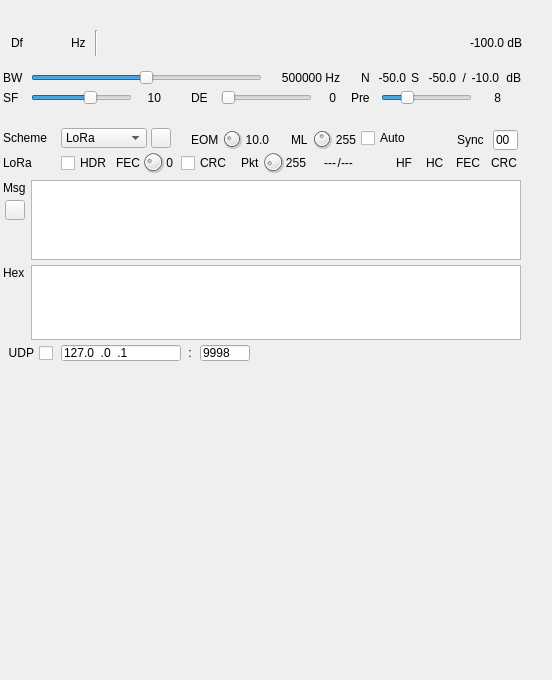
<?xml version="1.0" encoding="UTF-8"?>
<ui version="4.0">
 <class>ChirpChatDemodGUI</class>
 <widget class="RollupWidget" name="ChirpChatDemodGUI">
  <property name="geometry">
   <rect>
    <x>0</x>
    <y>0</y>
    <width>552</width>
    <height>680</height>
   </rect>
  </property>
  <property name="minimumSize">
   <size>
    <width>532</width>
    <height>680</height>
   </size>
  </property>
  <property name="font">
   <font>
    <family>Liberation Sans</family>
    <pointsize>9</pointsize>
   </font>
  </property>
  <property name="windowTitle">
   <string>ChirpChat Demodulator</string>
  </property>
  <widget class="QWidget" name="settingsContainer" native="true">
   <property name="geometry">
    <rect>
     <x>1</x>
     <y>20</y>
     <width>530</width>
     <height>90</height>
    </rect>
   </property>
   <property name="minimumSize">
    <size>
     <width>0</width>
     <height>90</height>
    </size>
   </property>
   <property name="windowTitle">
    <string>RF/demod Settings</string>
   </property>
   <widget class="QLabel" name="bwLabel">
    <property name="geometry">
     <rect>
      <x>2</x>
      <y>50</y>
      <width>22</width>
      <height>16</height>
     </rect>
    </property>
    <property name="text">
     <string>BW</string>
    </property>
   </widget>
   <widget class="QLabel" name="spreadLabel">
    <property name="geometry">
     <rect>
      <x>2</x>
      <y>70</y>
      <width>22</width>
      <height>16</height>
     </rect>
    </property>
    <property name="text">
     <string>SF</string>
    </property>
   </widget>
   <widget class="QSlider" name="BW">
    <property name="geometry">
     <rect>
      <x>30</x>
      <y>50</y>
      <width>231</width>
      <height>16</height>
     </rect>
    </property>
    <property name="toolTip">
     <string>Bandwidth</string>
    </property>
    <property name="minimum">
     <number>0</number>
    </property>
    <property name="maximum">
     <number>10</number>
    </property>
    <property name="pageStep">
     <number>1</number>
    </property>
    <property name="value">
     <number>5</number>
    </property>
    <property name="orientation">
     <enum>Qt::Horizontal</enum>
    </property>
   </widget>
   <widget class="QSlider" name="Spread">
    <property name="geometry">
     <rect>
      <x>30</x>
      <y>70</y>
      <width>101</width>
      <height>16</height>
     </rect>
    </property>
    <property name="toolTip">
     <string>Spreading factor</string>
    </property>
    <property name="minimum">
     <number>7</number>
    </property>
    <property name="maximum">
     <number>12</number>
    </property>
    <property name="pageStep">
     <number>1</number>
    </property>
    <property name="value">
     <number>10</number>
    </property>
    <property name="sliderPosition">
     <number>10</number>
    </property>
    <property name="orientation">
     <enum>Qt::Horizontal</enum>
    </property>
   </widget>
   <widget class="QLabel" name="SpreadText">
    <property name="geometry">
     <rect>
      <x>140</x>
      <y>70</y>
      <width>20</width>
      <height>16</height>
     </rect>
    </property>
    <property name="minimumSize">
     <size>
      <width>20</width>
      <height>0</height>
     </size>
    </property>
    <property name="text">
     <string>10</string>
    </property>
    <property name="alignment">
     <set>Qt::AlignRight|Qt::AlignTrailing|Qt::AlignVCenter</set>
    </property>
   </widget>
   <widget class="QLabel" name="BWText">
    <property name="geometry">
     <rect>
      <x>269</x>
      <y>50</y>
      <width>70</width>
      <height>16</height>
     </rect>
    </property>
    <property name="text">
     <string>500000 Hz</string>
    </property>
    <property name="alignment">
     <set>Qt::AlignRight|Qt::AlignTrailing|Qt::AlignVCenter</set>
    </property>
   </widget>
   <widget class="QLabel" name="deBitsLabel">
    <property name="geometry">
     <rect>
      <x>190</x>
      <y>70</y>
      <width>22</width>
      <height>16</height>
     </rect>
    </property>
    <property name="text">
     <string>DE</string>
    </property>
   </widget>
   <widget class="QLabel" name="deBitsText">
    <property name="geometry">
     <rect>
      <x>320</x>
      <y>70</y>
      <width>15</width>
      <height>16</height>
     </rect>
    </property>
    <property name="minimumSize">
     <size>
      <width>15</width>
      <height>0</height>
     </size>
    </property>
    <property name="text">
     <string>0</string>
    </property>
    <property name="alignment">
     <set>Qt::AlignRight|Qt::AlignTrailing|Qt::AlignVCenter</set>
    </property>
   </widget>
   <widget class="QSlider" name="deBits">
    <property name="geometry">
     <rect>
      <x>220</x>
      <y>70</y>
      <width>91</width>
      <height>16</height>
     </rect>
    </property>
    <property name="toolTip">
     <string>Distance Enhancement bits i.e. log2 of number of FFT bins per effective sample</string>
    </property>
    <property name="minimum">
     <number>0</number>
    </property>
    <property name="maximum">
     <number>4</number>
    </property>
    <property name="pageStep">
     <number>1</number>
    </property>
    <property name="value">
     <number>0</number>
    </property>
    <property name="sliderPosition">
     <number>0</number>
    </property>
    <property name="orientation">
     <enum>Qt::Horizontal</enum>
    </property>
   </widget>
   <widget class="QWidget" name="layoutWidget">
    <property name="geometry">
     <rect>
      <x>10</x>
      <y>10</y>
      <width>511</width>
      <height>26</height>
     </rect>
    </property>
    <layout class="QHBoxLayout" name="deltaFrequencyLayout">
     <item>
      <widget class="QLabel" name="deltaFrequencyLabel">
       <property name="minimumSize">
        <size>
         <width>16</width>
         <height>0</height>
        </size>
       </property>
       <property name="text">
        <string>Df</string>
       </property>
      </widget>
     </item>
     <item>
      <widget class="ValueDialZ" name="deltaFrequency" native="true">
       <property name="sizePolicy">
        <sizepolicy hsizetype="Maximum" vsizetype="Maximum">
         <horstretch>0</horstretch>
         <verstretch>0</verstretch>
        </sizepolicy>
       </property>
       <property name="minimumSize">
        <size>
         <width>32</width>
         <height>16</height>
        </size>
       </property>
       <property name="font">
        <font>
         <family>Liberation Mono</family>
         <pointsize>12</pointsize>
        </font>
       </property>
       <property name="cursor">
        <cursorShape>PointingHandCursor</cursorShape>
       </property>
       <property name="focusPolicy">
        <enum>Qt::StrongFocus</enum>
       </property>
       <property name="toolTip">
        <string>Demod shift frequency from center in Hz</string>
       </property>
      </widget>
     </item>
     <item>
      <widget class="QLabel" name="deltaUnits">
       <property name="text">
        <string>Hz </string>
       </property>
      </widget>
     </item>
     <item>
      <widget class="Line" name="line">
       <property name="orientation">
        <enum>Qt::Vertical</enum>
       </property>
      </widget>
     </item>
     <item>
      <spacer name="horizontalSpacer">
       <property name="orientation">
        <enum>Qt::Horizontal</enum>
       </property>
       <property name="sizeHint" stdset="0">
        <size>
         <width>40</width>
         <height>20</height>
        </size>
       </property>
      </spacer>
     </item>
     <item>
      <widget class="QLabel" name="channelPower">
       <property name="minimumSize">
        <size>
         <width>60</width>
         <height>0</height>
        </size>
       </property>
       <property name="toolTip">
        <string>De-chirped channel power</string>
       </property>
       <property name="layoutDirection">
        <enum>Qt::RightToLeft</enum>
       </property>
       <property name="text">
        <string>-100.0 dB</string>
       </property>
       <property name="alignment">
        <set>Qt::AlignRight|Qt::AlignTrailing|Qt::AlignVCenter</set>
       </property>
      </widget>
     </item>
    </layout>
   </widget>
   <widget class="QLabel" name="preambleChirpsText">
    <property name="geometry">
     <rect>
      <x>480</x>
      <y>70</y>
      <width>20</width>
      <height>16</height>
     </rect>
    </property>
    <property name="minimumSize">
     <size>
      <width>20</width>
      <height>0</height>
     </size>
    </property>
    <property name="text">
     <string>8</string>
    </property>
    <property name="alignment">
     <set>Qt::AlignRight|Qt::AlignTrailing|Qt::AlignVCenter</set>
    </property>
   </widget>
   <widget class="QLabel" name="preambleChirpsLabel">
    <property name="geometry">
     <rect>
      <x>350</x>
      <y>70</y>
      <width>32</width>
      <height>16</height>
     </rect>
    </property>
    <property name="text">
     <string>Pre</string>
    </property>
   </widget>
   <widget class="QSlider" name="preambleChirps">
    <property name="geometry">
     <rect>
      <x>380</x>
      <y>70</y>
      <width>91</width>
      <height>16</height>
     </rect>
    </property>
    <property name="toolTip">
     <string>Expected number of preamble chirps</string>
    </property>
    <property name="minimum">
     <number>4</number>
    </property>
    <property name="maximum">
     <number>20</number>
    </property>
    <property name="pageStep">
     <number>1</number>
    </property>
    <property name="value">
     <number>8</number>
    </property>
    <property name="sliderPosition">
     <number>8</number>
    </property>
    <property name="orientation">
     <enum>Qt::Horizontal</enum>
    </property>
   </widget>
   <widget class="QLabel" name="sUnits">
    <property name="geometry">
     <rect>
      <x>500</x>
      <y>50</y>
      <width>20</width>
      <height>16</height>
     </rect>
    </property>
    <property name="text">
     <string>dB</string>
    </property>
    <property name="alignment">
     <set>Qt::AlignRight|Qt::AlignTrailing|Qt::AlignVCenter</set>
    </property>
   </widget>
   <widget class="QLabel" name="snrText">
    <property name="geometry">
     <rect>
      <x>470</x>
      <y>50</y>
      <width>28</width>
      <height>16</height>
     </rect>
    </property>
    <property name="minimumSize">
     <size>
      <width>25</width>
      <height>0</height>
     </size>
    </property>
    <property name="toolTip">
     <string>De-chirped Signal to Noise Ratio</string>
    </property>
    <property name="text">
     <string>-10.0</string>
    </property>
    <property name="alignment">
     <set>Qt::AlignRight|Qt::AlignTrailing|Qt::AlignVCenter</set>
    </property>
   </widget>
   <widget class="QLabel" name="snrLabel">
    <property name="geometry">
     <rect>
      <x>460</x>
      <y>50</y>
      <width>5</width>
      <height>16</height>
     </rect>
    </property>
    <property name="text">
     <string>/</string>
    </property>
    <property name="alignment">
     <set>Qt::AlignRight|Qt::AlignTrailing|Qt::AlignVCenter</set>
    </property>
   </widget>
   <widget class="QLabel" name="sText">
    <property name="geometry">
     <rect>
      <x>425</x>
      <y>50</y>
      <width>30</width>
      <height>16</height>
     </rect>
    </property>
    <property name="minimumSize">
     <size>
      <width>30</width>
      <height>0</height>
     </size>
    </property>
    <property name="toolTip">
     <string>De-chirped signal maximum power</string>
    </property>
    <property name="text">
     <string>-50.0</string>
    </property>
    <property name="alignment">
     <set>Qt::AlignRight|Qt::AlignTrailing|Qt::AlignVCenter</set>
    </property>
   </widget>
   <widget class="QLabel" name="sLabel">
    <property name="geometry">
     <rect>
      <x>410</x>
      <y>50</y>
      <width>9</width>
      <height>16</height>
     </rect>
    </property>
    <property name="text">
     <string>S</string>
    </property>
   </widget>
   <widget class="QLabel" name="nText">
    <property name="geometry">
     <rect>
      <x>375</x>
      <y>50</y>
      <width>30</width>
      <height>16</height>
     </rect>
    </property>
    <property name="toolTip">
     <string>De-chirped noise maximum power</string>
    </property>
    <property name="text">
     <string>-50.0</string>
    </property>
    <property name="alignment">
     <set>Qt::AlignRight|Qt::AlignTrailing|Qt::AlignVCenter</set>
    </property>
   </widget>
   <widget class="QLabel" name="nLabel">
    <property name="geometry">
     <rect>
      <x>360</x>
      <y>50</y>
      <width>10</width>
      <height>16</height>
     </rect>
    </property>
    <property name="text">
     <string>N</string>
    </property>
   </widget>
  </widget>
  <widget class="QWidget" name="payloadContainer" native="true">
   <property name="geometry">
    <rect>
     <x>1</x>
     <y>120</y>
     <width>530</width>
     <height>250</height>
    </rect>
   </property>
   <property name="minimumSize">
    <size>
     <width>0</width>
     <height>250</height>
    </size>
   </property>
   <property name="windowTitle">
    <string>Payload</string>
   </property>
   <widget class="QLabel" name="messageLabel">
    <property name="geometry">
     <rect>
      <x>2</x>
      <y>60</y>
      <width>32</width>
      <height>16</height>
     </rect>
    </property>
    <property name="text">
     <string>Msg</string>
    </property>
   </widget>
   <widget class="QLabel" name="hexLabel">
    <property name="geometry">
     <rect>
      <x>2</x>
      <y>145</y>
      <width>32</width>
      <height>16</height>
     </rect>
    </property>
    <property name="text">
     <string>Hex</string>
    </property>
   </widget>
   <widget class="QPlainTextEdit" name="messageText">
    <property name="geometry">
     <rect>
      <x>30</x>
      <y>60</y>
      <width>490</width>
      <height>80</height>
     </rect>
    </property>
   </widget>
   <widget class="QLabel" name="schemeLabel">
    <property name="geometry">
     <rect>
      <x>2</x>
      <y>10</y>
      <width>50</width>
      <height>16</height>
     </rect>
    </property>
    <property name="text">
     <string>Scheme</string>
    </property>
   </widget>
   <widget class="QComboBox" name="scheme">
    <property name="geometry">
     <rect>
      <x>60</x>
      <y>8</y>
      <width>86</width>
      <height>20</height>
     </rect>
    </property>
    <item>
     <property name="text">
      <string>LoRa</string>
     </property>
    </item>
    <item>
     <property name="text">
      <string>ASCII</string>
     </property>
    </item>
    <item>
     <property name="text">
      <string>TTY</string>
     </property>
    </item>
   </widget>
   <widget class="QPushButton" name="clear">
    <property name="geometry">
     <rect>
      <x>4</x>
      <y>80</y>
      <width>20</width>
      <height>20</height>
     </rect>
    </property>
    <property name="maximumSize">
     <size>
      <width>24</width>
      <height>24</height>
     </size>
    </property>
    <property name="toolTip">
     <string>Clear text</string>
    </property>
    <property name="text">
     <string/>
    </property>
    <property name="icon">
     <iconset resource="../../../sdrgui/resources/res.qrc">
      <normaloff>:/sweep.png</normaloff>:/sweep.png</iconset>
    </property>
    <property name="autoDefault">
     <bool>false</bool>
    </property>
   </widget>
   <widget class="QToolButton" name="mute">
    <property name="geometry">
     <rect>
      <x>150</x>
      <y>8</y>
      <width>20</width>
      <height>20</height>
     </rect>
    </property>
    <property name="toolTip">
     <string>Run/Stop decoder</string>
    </property>
    <property name="text">
     <string/>
    </property>
    <property name="icon">
     <iconset resource="../../../sdrgui/resources/res.qrc">
      <normaloff>:/stop.png</normaloff>
      <normalon>:/play.png</normalon>:/stop.png</iconset>
    </property>
    <property name="checkable">
     <bool>true</bool>
    </property>
   </widget>
   <widget class="QLabel" name="eomSquelchLabel">
    <property name="geometry">
     <rect>
      <x>190</x>
      <y>10</y>
      <width>35</width>
      <height>19</height>
     </rect>
    </property>
    <property name="text">
     <string>EOM</string>
    </property>
   </widget>
   <widget class="QDial" name="eomSquelch">
    <property name="geometry">
     <rect>
      <x>220</x>
      <y>8</y>
      <width>22</width>
      <height>22</height>
     </rect>
    </property>
    <property name="toolTip">
     <string>End Of Message squelch factor</string>
    </property>
    <property name="minimum">
     <number>40</number>
    </property>
    <property name="maximum">
     <number>121</number>
    </property>
    <property name="pageStep">
     <number>1</number>
    </property>
    <property name="value">
     <number>60</number>
    </property>
   </widget>
   <widget class="QLabel" name="eomSquelchText">
    <property name="geometry">
     <rect>
      <x>240</x>
      <y>10</y>
      <width>28</width>
      <height>19</height>
     </rect>
    </property>
    <property name="text">
     <string>10.0</string>
    </property>
    <property name="alignment">
     <set>Qt::AlignRight|Qt::AlignTrailing|Qt::AlignVCenter</set>
    </property>
   </widget>
   <widget class="QLabel" name="messageLengthLabel">
    <property name="geometry">
     <rect>
      <x>290</x>
      <y>10</y>
      <width>20</width>
      <height>19</height>
     </rect>
    </property>
    <property name="text">
     <string>ML</string>
    </property>
   </widget>
   <widget class="QDial" name="messageLength">
    <property name="geometry">
     <rect>
      <x>310</x>
      <y>8</y>
      <width>22</width>
      <height>22</height>
     </rect>
    </property>
    <property name="toolTip">
     <string>Message (payload) length in number of symbols</string>
    </property>
    <property name="minimum">
     <number>8</number>
    </property>
    <property name="maximum">
     <number>255</number>
    </property>
    <property name="pageStep">
     <number>1</number>
    </property>
    <property name="value">
     <number>127</number>
    </property>
   </widget>
   <widget class="QLabel" name="messageLengthText">
    <property name="geometry">
     <rect>
      <x>330</x>
      <y>10</y>
      <width>25</width>
      <height>19</height>
     </rect>
    </property>
    <property name="text">
     <string>255</string>
    </property>
    <property name="alignment">
     <set>Qt::AlignRight|Qt::AlignTrailing|Qt::AlignVCenter</set>
    </property>
   </widget>
   <widget class="QLineEdit" name="syncWord">
    <property name="geometry">
     <rect>
      <x>492</x>
      <y>10</y>
      <width>25</width>
      <height>20</height>
     </rect>
    </property>
    <property name="focusPolicy">
     <enum>Qt::ClickFocus</enum>
    </property>
    <property name="toolTip">
     <string>Sync word (1 byte hex)</string>
    </property>
    <property name="inputMask">
     <string>HH</string>
    </property>
    <property name="text">
     <string>00</string>
    </property>
   </widget>
   <widget class="QLabel" name="loraLabel">
    <property name="geometry">
     <rect>
      <x>2</x>
      <y>35</y>
      <width>50</width>
      <height>16</height>
     </rect>
    </property>
    <property name="text">
     <string>LoRa</string>
    </property>
   </widget>
   <widget class="QDial" name="fecParity">
    <property name="geometry">
     <rect>
      <x>140</x>
      <y>30</y>
      <width>24</width>
      <height>24</height>
     </rect>
    </property>
    <property name="toolTip">
     <string>Number of FEC parity bits (0 to 4) for Hamming code</string>
    </property>
    <property name="maximum">
     <number>4</number>
    </property>
    <property name="pageStep">
     <number>1</number>
    </property>
    <property name="value">
     <number>1</number>
    </property>
   </widget>
   <widget class="QCheckBox" name="header">
    <property name="geometry">
     <rect>
      <x>60</x>
      <y>35</y>
      <width>50</width>
      <height>16</height>
     </rect>
    </property>
    <property name="toolTip">
     <string>Expect header (explicit) - disables manual FEC and CRC</string>
    </property>
    <property name="text">
     <string>HDR</string>
    </property>
   </widget>
   <widget class="QLabel" name="fecParityText">
    <property name="geometry">
     <rect>
      <x>160</x>
      <y>35</y>
      <width>12</width>
      <height>16</height>
     </rect>
    </property>
    <property name="text">
     <string>0</string>
    </property>
    <property name="alignment">
     <set>Qt::AlignRight|Qt::AlignTrailing|Qt::AlignVCenter</set>
    </property>
   </widget>
   <widget class="QCheckBox" name="crc">
    <property name="geometry">
     <rect>
      <x>180</x>
      <y>35</y>
      <width>50</width>
      <height>16</height>
     </rect>
    </property>
    <property name="toolTip">
     <string>CRC appended to payload</string>
    </property>
    <property name="text">
     <string>CRC</string>
    </property>
   </widget>
   <widget class="QLabel" name="fecParityLabel">
    <property name="geometry">
     <rect>
      <x>115</x>
      <y>35</y>
      <width>25</width>
      <height>16</height>
     </rect>
    </property>
    <property name="text">
     <string>FEC</string>
    </property>
   </widget>
   <widget class="QPlainTextEdit" name="hexText">
    <property name="geometry">
     <rect>
      <x>30</x>
      <y>145</y>
      <width>490</width>
      <height>75</height>
     </rect>
    </property>
    <property name="font">
     <font>
      <family>Liberation Mono</family>
      <pointsize>9</pointsize>
     </font>
    </property>
   </widget>
   <widget class="QLabel" name="packetLengthLabel">
    <property name="geometry">
     <rect>
      <x>240</x>
      <y>35</y>
      <width>20</width>
      <height>16</height>
     </rect>
    </property>
    <property name="text">
     <string>Pkt</string>
    </property>
   </widget>
   <widget class="QDial" name="packetLength">
    <property name="geometry">
     <rect>
      <x>260</x>
      <y>30</y>
      <width>24</width>
      <height>24</height>
     </rect>
    </property>
    <property name="toolTip">
     <string>Payload packet length in number of bytes or characters</string>
    </property>
    <property name="maximum">
     <number>225</number>
    </property>
    <property name="pageStep">
     <number>1</number>
    </property>
    <property name="value">
     <number>30</number>
    </property>
   </widget>
   <widget class="QLabel" name="packetLengthText">
    <property name="geometry">
     <rect>
      <x>280</x>
      <y>35</y>
      <width>25</width>
      <height>16</height>
     </rect>
    </property>
    <property name="text">
     <string>255</string>
    </property>
    <property name="alignment">
     <set>Qt::AlignRight|Qt::AlignTrailing|Qt::AlignVCenter</set>
    </property>
   </widget>
   <widget class="QLabel" name="syncWordLabel">
    <property name="geometry">
     <rect>
      <x>456</x>
      <y>10</y>
      <width>30</width>
      <height>19</height>
     </rect>
    </property>
    <property name="text">
     <string>Sync</string>
    </property>
   </widget>
   <widget class="QLabel" name="headerHammingStatus">
    <property name="geometry">
     <rect>
      <x>395</x>
      <y>35</y>
      <width>20</width>
      <height>16</height>
     </rect>
    </property>
    <property name="toolTip">
     <string>Header FEC parity status</string>
    </property>
    <property name="text">
     <string>HF</string>
    </property>
   </widget>
   <widget class="QLabel" name="headerCRCStatus">
    <property name="geometry">
     <rect>
      <x>425</x>
      <y>35</y>
      <width>20</width>
      <height>16</height>
     </rect>
    </property>
    <property name="toolTip">
     <string>Header CRC status</string>
    </property>
    <property name="text">
     <string>HC</string>
    </property>
   </widget>
   <widget class="QLabel" name="payloadFECStatus">
    <property name="geometry">
     <rect>
      <x>455</x>
      <y>35</y>
      <width>25</width>
      <height>16</height>
     </rect>
    </property>
    <property name="toolTip">
     <string>Payload FEC parity status</string>
    </property>
    <property name="text">
     <string>FEC</string>
    </property>
   </widget>
   <widget class="QLabel" name="payloadCRCStatus">
    <property name="geometry">
     <rect>
      <x>490</x>
      <y>35</y>
      <width>28</width>
      <height>16</height>
     </rect>
    </property>
    <property name="toolTip">
     <string>Payload CRC status</string>
    </property>
    <property name="text">
     <string>CRC</string>
    </property>
   </widget>
   <widget class="QLabel" name="nbSymbolsText">
    <property name="geometry">
     <rect>
      <x>310</x>
      <y>35</y>
      <width>25</width>
      <height>16</height>
     </rect>
    </property>
    <property name="toolTip">
     <string>Number of symbols in the payload with header and CRC</string>
    </property>
    <property name="text">
     <string>---</string>
    </property>
    <property name="alignment">
     <set>Qt::AlignRight|Qt::AlignTrailing|Qt::AlignVCenter</set>
    </property>
   </widget>
   <widget class="QLabel" name="nbCodewordsText">
    <property name="geometry">
     <rect>
      <x>340</x>
      <y>35</y>
      <width>25</width>
      <height>16</height>
     </rect>
    </property>
    <property name="toolTip">
     <string>Number of codewords in the payload with header and CRC</string>
    </property>
    <property name="text">
     <string>---</string>
    </property>
    <property name="alignment">
     <set>Qt::AlignLeading|Qt::AlignLeft|Qt::AlignVCenter</set>
    </property>
   </widget>
   <widget class="QLabel" name="symbolsCodewordsSeparator">
    <property name="geometry">
     <rect>
      <x>328</x>
      <y>35</y>
      <width>12</width>
      <height>16</height>
     </rect>
    </property>
    <property name="text">
     <string>/</string>
    </property>
    <property name="alignment">
     <set>Qt::AlignRight|Qt::AlignTrailing|Qt::AlignVCenter</set>
    </property>
   </widget>
   <widget class="QCheckBox" name="udpSend">
    <property name="geometry">
     <rect>
      <x>2</x>
      <y>225</y>
      <width>50</width>
      <height>16</height>
     </rect>
    </property>
    <property name="toolTip">
     <string>Send message via UDP</string>
    </property>
    <property name="layoutDirection">
     <enum>Qt::RightToLeft</enum>
    </property>
    <property name="text">
     <string>UDP</string>
    </property>
   </widget>
   <widget class="QLineEdit" name="udpAddress">
    <property name="geometry">
     <rect>
      <x>60</x>
      <y>225</y>
      <width>120</width>
      <height>16</height>
     </rect>
    </property>
    <property name="minimumSize">
     <size>
      <width>120</width>
      <height>0</height>
     </size>
    </property>
    <property name="focusPolicy">
     <enum>Qt::ClickFocus</enum>
    </property>
    <property name="toolTip">
     <string>Destination UDP address</string>
    </property>
    <property name="inputMask">
     <string>000.000.000.000</string>
    </property>
    <property name="text">
     <string>127.0.0.1</string>
    </property>
   </widget>
   <widget class="QLabel" name="udpSeparator">
    <property name="geometry">
     <rect>
      <x>184</x>
      <y>225</y>
      <width>10</width>
      <height>16</height>
     </rect>
    </property>
    <property name="text">
     <string>:</string>
    </property>
    <property name="alignment">
     <set>Qt::AlignCenter</set>
    </property>
   </widget>
   <widget class="QLineEdit" name="udpPort">
    <property name="geometry">
     <rect>
      <x>199</x>
      <y>225</y>
      <width>50</width>
      <height>16</height>
     </rect>
    </property>
    <property name="minimumSize">
     <size>
      <width>50</width>
      <height>0</height>
     </size>
    </property>
    <property name="maximumSize">
     <size>
      <width>50</width>
      <height>16777215</height>
     </size>
    </property>
    <property name="focusPolicy">
     <enum>Qt::ClickFocus</enum>
    </property>
    <property name="toolTip">
     <string>Destination UDP port</string>
    </property>
    <property name="inputMask">
     <string>00000</string>
    </property>
    <property name="text">
     <string>9998</string>
    </property>
   </widget>
   <widget class="QCheckBox" name="messageLengthAuto">
    <property name="geometry">
     <rect>
      <x>360</x>
      <y>10</y>
      <width>50</width>
      <height>16</height>
     </rect>
    </property>
    <property name="toolTip">
     <string>Set message length in symbols automatically to provided message length (LoRa only)</string>
    </property>
    <property name="text">
     <string>Auto</string>
    </property>
   </widget>
  </widget>
  <widget class="QWidget" name="spectrumContainer" native="true">
   <property name="geometry">
    <rect>
     <x>1</x>
     <y>380</y>
     <width>530</width>
     <height>260</height>
    </rect>
   </property>
   <property name="minimumSize">
    <size>
     <width>373</width>
     <height>0</height>
    </size>
   </property>
   <property name="windowTitle">
    <string>De-chirped Spectrum</string>
   </property>
   <layout class="QVBoxLayout" name="verticalLayout">
    <property name="spacing">
     <number>2</number>
    </property>
    <property name="leftMargin">
     <number>3</number>
    </property>
    <property name="topMargin">
     <number>3</number>
    </property>
    <property name="rightMargin">
     <number>3</number>
    </property>
    <property name="bottomMargin">
     <number>3</number>
    </property>
    <item>
     <widget class="GLSpectrum" name="glSpectrum" native="true">
      <property name="minimumSize">
       <size>
        <width>0</width>
        <height>230</height>
       </size>
      </property>
     </widget>
    </item>
    <item>
     <widget class="GLSpectrumGUI" name="spectrumGUI" native="true"/>
    </item>
   </layout>
  </widget>
 </widget>
 <customwidgets>
  <customwidget>
   <class>RollupWidget</class>
   <extends>QWidget</extends>
   <header>gui/rollupwidget.h</header>
   <container>1</container>
  </customwidget>
  <customwidget>
   <class>GLSpectrum</class>
   <extends>QWidget</extends>
   <header>gui/glspectrum.h</header>
   <container>1</container>
  </customwidget>
  <customwidget>
   <class>GLSpectrumGUI</class>
   <extends>QWidget</extends>
   <header>gui/glspectrumgui.h</header>
   <container>1</container>
  </customwidget>
  <customwidget>
   <class>ValueDialZ</class>
   <extends>QWidget</extends>
   <header>gui/valuedialz.h</header>
   <container>1</container>
  </customwidget>
 </customwidgets>
 <resources>
  <include location="../../../sdrgui/resources/res.qrc"/>
 </resources>
 <connections/>
</ui>
